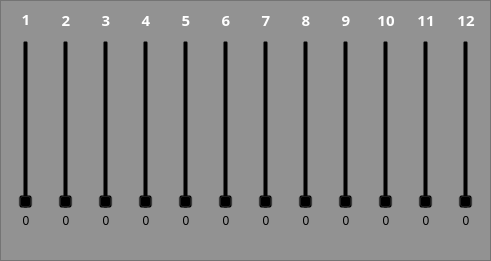
   <widget class="QFrame" name="frame_channels">
    <property name="geometry">
     <rect>
      <x>10</x>
      <y>60</y>
      <width>491</width>
      <height>261</height>
     </rect>
    </property>
    <property name="styleSheet">
     <string notr="true">background-color: rgba(105, 105, 105, 120);
border-color: rgb(255, 255, 255);</string>
    </property>
    <property name="frameShape">
     <enum>QFrame::StyledPanel</enum>
    </property>
    <widget class="QSlider" name="verticalSlider_a_1">
     <property name="geometry">
      <rect>
       <x>10</x>
       <y>40</y>
       <width>32</width>
       <height>169</height>
      </rect>
     </property>
     <property name="styleSheet">
      <string notr="true">background-color: rgba(0, 0, 0, 0);</string>
     </property>
     <property name="maximum">
      <number>127</number>
     </property>
     <property name="orientation">
      <enum>Qt::Vertical</enum>
     </property>
     <property name="tickPosition">
      <enum>QSlider::TicksBothSides</enum>
     </property>
     <property name="tickInterval">
      <number>8</number>
     </property>
     <property name="selected" stdset="0">
      <bool>false</bool>
     </property>
    </widget>
    <widget class="QSlider" name="verticalSlider_a_2">
     <property name="geometry">
      <rect>
       <x>50</x>
       <y>40</y>
       <width>32</width>
       <height>169</height>
      </rect>
     </property>
     <property name="styleSheet">
      <string notr="true">background-color: rgba(0, 0, 0, 0);</string>
     </property>
     <property name="maximum">
      <number>127</number>
     </property>
     <property name="orientation">
      <enum>Qt::Vertical</enum>
     </property>
     <property name="tickPosition">
      <enum>QSlider::TicksBothSides</enum>
     </property>
     <property name="tickInterval">
      <number>8</number>
     </property>
     <property name="selected" stdset="0">
      <bool>false</bool>
     </property>
    </widget>
    <widget class="QSlider" name="verticalSlider_a_3">
     <property name="geometry">
      <rect>
       <x>90</x>
       <y>40</y>
       <width>32</width>
       <height>169</height>
      </rect>
     </property>
     <property name="styleSheet">
      <string notr="true">background-color: rgba(0, 0, 0, 0);</string>
     </property>
     <property name="maximum">
      <number>127</number>
     </property>
     <property name="orientation">
      <enum>Qt::Vertical</enum>
     </property>
     <property name="tickPosition">
      <enum>QSlider::TicksBothSides</enum>
     </property>
     <property name="tickInterval">
      <number>8</number>
     </property>
     <property name="selected" stdset="0">
      <bool>false</bool>
     </property>
    </widget>
    <widget class="QSlider" name="verticalSlider_a_4">
     <property name="geometry">
      <rect>
       <x>130</x>
       <y>40</y>
       <width>32</width>
       <height>169</height>
      </rect>
     </property>
     <property name="styleSheet">
      <string notr="true">background-color: rgba(0, 0, 0, 0);</string>
     </property>
     <property name="maximum">
      <number>127</number>
     </property>
     <property name="orientation">
      <enum>Qt::Vertical</enum>
     </property>
     <property name="tickPosition">
      <enum>QSlider::TicksBothSides</enum>
     </property>
     <property name="tickInterval">
      <number>8</number>
     </property>
     <property name="selected" stdset="0">
      <bool>false</bool>
     </property>
    </widget>
    <widget class="QSlider" name="verticalSlider_a_5">
     <property name="geometry">
      <rect>
       <x>170</x>
       <y>40</y>
       <width>32</width>
       <height>169</height>
      </rect>
     </property>
     <property name="styleSheet">
      <string notr="true">background-color: rgba(0, 0, 0, 0);</string>
     </property>
     <property name="maximum">
      <number>127</number>
     </property>
     <property name="orientation">
      <enum>Qt::Vertical</enum>
     </property>
     <property name="tickPosition">
      <enum>QSlider::TicksBothSides</enum>
     </property>
     <property name="tickInterval">
      <number>8</number>
     </property>
     <property name="selected" stdset="0">
      <bool>false</bool>
     </property>
    </widget>
    <widget class="QSlider" name="verticalSlider_a_6">
     <property name="geometry">
      <rect>
       <x>210</x>
       <y>40</y>
       <width>32</width>
       <height>169</height>
      </rect>
     </property>
     <property name="styleSheet">
      <string notr="true">background-color: rgba(0, 0, 0, 0);</string>
     </property>
     <property name="maximum">
      <number>127</number>
     </property>
     <property name="orientation">
      <enum>Qt::Vertical</enum>
     </property>
     <property name="tickPosition">
      <enum>QSlider::TicksBothSides</enum>
     </property>
     <property name="tickInterval">
      <number>8</number>
     </property>
     <property name="selected" stdset="0">
      <bool>false</bool>
     </property>
    </widget>
    <widget class="QSlider" name="verticalSlider_a_7">
     <property name="geometry">
      <rect>
       <x>250</x>
       <y>40</y>
       <width>32</width>
       <height>169</height>
      </rect>
     </property>
     <property name="styleSheet">
      <string notr="true">background-color: rgba(0, 0, 0, 0);</string>
     </property>
     <property name="maximum">
      <number>127</number>
     </property>
     <property name="orientation">
      <enum>Qt::Vertical</enum>
     </property>
     <property name="tickPosition">
      <enum>QSlider::TicksBothSides</enum>
     </property>
     <property name="tickInterval">
      <number>8</number>
     </property>
     <property name="selected" stdset="0">
      <bool>false</bool>
     </property>
    </widget>
    <widget class="QSlider" name="verticalSlider_a_8">
     <property name="geometry">
      <rect>
       <x>290</x>
       <y>40</y>
       <width>32</width>
       <height>169</height>
      </rect>
     </property>
     <property name="styleSheet">
      <string notr="true">background-color: rgba(0, 0, 0, 0);</string>
     </property>
     <property name="maximum">
      <number>127</number>
     </property>
     <property name="orientation">
      <enum>Qt::Vertical</enum>
     </property>
     <property name="tickPosition">
      <enum>QSlider::TicksBothSides</enum>
     </property>
     <property name="tickInterval">
      <number>8</number>
     </property>
     <property name="selected" stdset="0">
      <bool>false</bool>
     </property>
    </widget>
    <widget class="QSlider" name="verticalSlider_a_9">
     <property name="geometry">
      <rect>
       <x>330</x>
       <y>40</y>
       <width>32</width>
       <height>169</height>
      </rect>
     </property>
     <property name="styleSheet">
      <string notr="true">background-color: rgba(0, 0, 0, 0);</string>
     </property>
     <property name="maximum">
      <number>127</number>
     </property>
     <property name="orientation">
      <enum>Qt::Vertical</enum>
     </property>
     <property name="tickPosition">
      <enum>QSlider::TicksBothSides</enum>
     </property>
     <property name="tickInterval">
      <number>8</number>
     </property>
     <property name="selected" stdset="0">
      <bool>false</bool>
     </property>
    </widget>
    <widget class="QSlider" name="verticalSlider_a_10">
     <property name="geometry">
      <rect>
       <x>370</x>
       <y>40</y>
       <width>32</width>
       <height>169</height>
      </rect>
     </property>
     <property name="styleSheet">
      <string notr="true">background-color: rgba(0, 0, 0, 0);</string>
     </property>
     <property name="maximum">
      <number>127</number>
     </property>
     <property name="orientation">
      <enum>Qt::Vertical</enum>
     </property>
     <property name="tickPosition">
      <enum>QSlider::TicksBothSides</enum>
     </property>
     <property name="tickInterval">
      <number>8</number>
     </property>
     <property name="selected" stdset="0">
      <bool>false</bool>
     </property>
    </widget>
    <widget class="QSlider" name="verticalSlider_a_11">
     <property name="geometry">
      <rect>
       <x>410</x>
       <y>40</y>
       <width>32</width>
       <height>169</height>
      </rect>
     </property>
     <property name="styleSheet">
      <string notr="true">background-color: rgba(0, 0, 0, 0);</string>
     </property>
     <property name="maximum">
      <number>127</number>
     </property>
     <property name="orientation">
      <enum>Qt::Vertical</enum>
     </property>
     <property name="tickPosition">
      <enum>QSlider::TicksBothSides</enum>
     </property>
     <property name="tickInterval">
      <number>8</number>
     </property>
     <property name="selected" stdset="0">
      <bool>false</bool>
     </property>
    </widget>
    <widget class="QSlider" name="verticalSlider_a_12">
     <property name="geometry">
      <rect>
       <x>450</x>
       <y>40</y>
       <width>32</width>
       <height>169</height>
      </rect>
     </property>
     <property name="styleSheet">
      <string notr="true">background-color: rgba(0, 0, 0, 0);</string>
     </property>
     <property name="maximum">
      <number>127</number>
     </property>
     <property name="orientation">
      <enum>Qt::Vertical</enum>
     </property>
     <property name="tickPosition">
      <enum>QSlider::TicksBothSides</enum>
     </property>
     <property name="tickInterval">
      <number>8</number>
     </property>
     <property name="selected" stdset="0">
      <bool>false</bool>
     </property>
    </widget>
    <widget class="QLabel" name="label_a_1">
     <property name="geometry">
      <rect>
       <x>10</x>
       <y>10</y>
       <width>32</width>
       <height>20</height>
      </rect>
     </property>
     <property name="font">
      <font>
       <family>Agency FB</family>
       <pointsize>11</pointsize>
       <weight>75</weight>
       <bold>true</bold>
      </font>
     </property>
     <property name="styleSheet">
      <string notr="true">background-color: rgba(0, 0, 0, 0);
color: rgb(255, 255, 255);</string>
     </property>
     <property name="text">
      <string>1</string>
     </property>
     <property name="alignment">
      <set>Qt::AlignBottom|Qt::AlignHCenter</set>
     </property>
    </widget>
    <widget class="QLabel" name="label_a_2">
     <property name="geometry">
      <rect>
       <x>50</x>
       <y>10</y>
       <width>32</width>
       <height>21</height>
      </rect>
     </property>
     <property name="font">
      <font>
       <family>Agency FB</family>
       <pointsize>11</pointsize>
       <weight>75</weight>
       <bold>true</bold>
      </font>
     </property>
     <property name="styleSheet">
      <string notr="true">background-color: rgba(0, 0, 0, 0);
color: rgb(255, 255, 255);</string>
     </property>
     <property name="text">
      <string>2</string>
     </property>
     <property name="alignment">
      <set>Qt::AlignBottom|Qt::AlignHCenter</set>
     </property>
    </widget>
    <widget class="QLabel" name="label_a_3">
     <property name="geometry">
      <rect>
       <x>90</x>
       <y>10</y>
       <width>32</width>
       <height>21</height>
      </rect>
     </property>
     <property name="font">
      <font>
       <family>Agency FB</family>
       <pointsize>11</pointsize>
       <weight>75</weight>
       <bold>true</bold>
      </font>
     </property>
     <property name="styleSheet">
      <string notr="true">background-color: rgba(0, 0, 0, 0);
color: rgb(255, 255, 255);</string>
     </property>
     <property name="text">
      <string>3</string>
     </property>
     <property name="alignment">
      <set>Qt::AlignBottom|Qt::AlignHCenter</set>
     </property>
    </widget>
    <widget class="QLabel" name="label_a_4">
     <property name="geometry">
      <rect>
       <x>130</x>
       <y>10</y>
       <width>32</width>
       <height>21</height>
      </rect>
     </property>
     <property name="font">
      <font>
       <family>Agency FB</family>
       <pointsize>11</pointsize>
       <weight>75</weight>
       <bold>true</bold>
      </font>
     </property>
     <property name="styleSheet">
      <string notr="true">background-color: rgba(0, 0, 0, 0);
color: rgb(255, 255, 255);</string>
     </property>
     <property name="text">
      <string>4</string>
     </property>
     <property name="alignment">
      <set>Qt::AlignBottom|Qt::AlignHCenter</set>
     </property>
    </widget>
    <widget class="QLabel" name="label_a_5">
     <property name="geometry">
      <rect>
       <x>170</x>
       <y>10</y>
       <width>32</width>
       <height>21</height>
      </rect>
     </property>
     <property name="font">
      <font>
       <family>Agency FB</family>
       <pointsize>11</pointsize>
       <weight>75</weight>
       <bold>true</bold>
      </font>
     </property>
     <property name="styleSheet">
      <string notr="true">background-color: rgba(0, 0, 0, 0);
color: rgb(255, 255, 255);</string>
     </property>
     <property name="text">
      <string>5</string>
     </property>
     <property name="alignment">
      <set>Qt::AlignBottom|Qt::AlignHCenter</set>
     </property>
    </widget>
    <widget class="QLabel" name="label_a_6">
     <property name="geometry">
      <rect>
       <x>210</x>
       <y>10</y>
       <width>32</width>
       <height>21</height>
      </rect>
     </property>
     <property name="font">
      <font>
       <family>Agency FB</family>
       <pointsize>11</pointsize>
       <weight>75</weight>
       <bold>true</bold>
      </font>
     </property>
     <property name="styleSheet">
      <string notr="true">
color: rgb(255, 255, 255);background-color: rgba(0, 0, 0, 0);</string>
     </property>
     <property name="text">
      <string>6</string>
     </property>
     <property name="alignment">
      <set>Qt::AlignBottom|Qt::AlignHCenter</set>
     </property>
    </widget>
    <widget class="QLabel" name="label_a_7">
     <property name="geometry">
      <rect>
       <x>250</x>
       <y>10</y>
       <width>32</width>
       <height>21</height>
      </rect>
     </property>
     <property name="font">
      <font>
       <family>Agency FB</family>
       <pointsize>11</pointsize>
       <weight>75</weight>
       <bold>true</bold>
      </font>
     </property>
     <property name="styleSheet">
      <string notr="true">background-color: rgba(0, 0, 0, 0);
color: rgb(255, 255, 255);</string>
     </property>
     <property name="text">
      <string>7</string>
     </property>
     <property name="alignment">
      <set>Qt::AlignBottom|Qt::AlignHCenter</set>
     </property>
    </widget>
    <widget class="QLabel" name="label_a_8">
     <property name="geometry">
      <rect>
       <x>290</x>
       <y>10</y>
       <width>32</width>
       <height>21</height>
      </rect>
     </property>
     <property name="font">
      <font>
       <family>Agency FB</family>
       <pointsize>11</pointsize>
       <weight>75</weight>
       <bold>true</bold>
      </font>
     </property>
     <property name="styleSheet">
      <string notr="true">background-color: rgba(0, 0, 0, 0);
color: rgb(255, 255, 255);</string>
     </property>
     <property name="text">
      <string>8</string>
     </property>
     <property name="alignment">
      <set>Qt::AlignBottom|Qt::AlignHCenter</set>
     </property>
    </widget>
    <widget class="QLabel" name="label_a_9">
     <property name="geometry">
      <rect>
       <x>330</x>
       <y>10</y>
       <width>32</width>
       <height>21</height>
      </rect>
     </property>
     <property name="font">
      <font>
       <family>Agency FB</family>
       <pointsize>11</pointsize>
       <weight>75</weight>
       <bold>true</bold>
      </font>
     </property>
     <property name="styleSheet">
      <string notr="true">background-color: rgba(0, 0, 0, 0);
color: rgb(255, 255, 255);</string>
     </property>
     <property name="text">
      <string>9</string>
     </property>
     <property name="alignment">
      <set>Qt::AlignBottom|Qt::AlignHCenter</set>
     </property>
    </widget>
    <widget class="QLabel" name="label_a_10">
     <property name="geometry">
      <rect>
       <x>370</x>
       <y>10</y>
       <width>32</width>
       <height>21</height>
      </rect>
     </property>
     <property name="font">
      <font>
       <family>Agency FB</family>
       <pointsize>11</pointsize>
       <weight>75</weight>
       <bold>true</bold>
      </font>
     </property>
     <property name="styleSheet">
      <string notr="true">background-color: rgba(0, 0, 0, 0);
color: rgb(255, 255, 255);</string>
     </property>
     <property name="text">
      <string>10</string>
     </property>
     <property name="alignment">
      <set>Qt::AlignBottom|Qt::AlignHCenter</set>
     </property>
    </widget>
    <widget class="QLabel" name="label_a_11">
     <property name="geometry">
      <rect>
       <x>410</x>
       <y>10</y>
       <width>32</width>
       <height>21</height>
      </rect>
     </property>
     <property name="font">
      <font>
       <family>Agency FB</family>
       <pointsize>11</pointsize>
       <weight>75</weight>
       <bold>true</bold>
      </font>
     </property>
     <property name="styleSheet">
      <string notr="true">background-color: rgba(0, 0, 0, 0);
color: rgb(255, 255, 255);</string>
     </property>
     <property name="text">
      <string>11</string>
     </property>
     <property name="alignment">
      <set>Qt::AlignBottom|Qt::AlignHCenter</set>
     </property>
    </widget>
    <widget class="QLabel" name="label_a_12">
     <property name="geometry">
      <rect>
       <x>450</x>
       <y>10</y>
       <width>32</width>
       <height>21</height>
      </rect>
     </property>
     <property name="font">
      <font>
       <family>Agency FB</family>
       <pointsize>11</pointsize>
       <weight>75</weight>
       <bold>true</bold>
      </font>
     </property>
     <property name="styleSheet">
      <string notr="true">background-color: rgba(0, 0, 0, 0);
color: rgb(255, 255, 255);</string>
     </property>
     <property name="text">
      <string>12</string>
     </property>
     <property name="alignment">
      <set>Qt::AlignBottom|Qt::AlignHCenter</set>
     </property>
    </widget>
    <widget class="QLabel" name="label_a_value_1">
     <property name="geometry">
      <rect>
       <x>10</x>
       <y>210</y>
       <width>32</width>
       <height>21</height>
      </rect>
     </property>
     <property name="styleSheet">
      <string notr="true">background-color: rgba(0, 0, 0, 0);</string>
     </property>
     <property name="text">
      <string>0</string>
     </property>
     <property name="alignment">
      <set>Qt::AlignCenter</set>
     </property>
    </widget>
    <widget class="QLabel" name="label_a_value_2">
     <property name="geometry">
      <rect>
       <x>50</x>
       <y>210</y>
       <width>32</width>
       <height>21</height>
      </rect>
     </property>
     <property name="styleSheet">
      <string notr="true">background-color: rgba(0, 0, 0, 0);</string>
     </property>
     <property name="text">
      <string>0</string>
     </property>
     <property name="alignment">
      <set>Qt::AlignCenter</set>
     </property>
    </widget>
    <widget class="QLabel" name="label_a_value_3">
     <property name="geometry">
      <rect>
       <x>90</x>
       <y>210</y>
       <width>32</width>
       <height>21</height>
      </rect>
     </property>
     <property name="styleSheet">
      <string notr="true">background-color: rgba(0, 0, 0, 0);</string>
     </property>
     <property name="text">
      <string>0</string>
     </property>
     <property name="alignment">
      <set>Qt::AlignCenter</set>
     </property>
    </widget>
    <widget class="QLabel" name="label_a_value_4">
     <property name="geometry">
      <rect>
       <x>130</x>
       <y>210</y>
       <width>32</width>
       <height>21</height>
      </rect>
     </property>
     <property name="styleSheet">
      <string notr="true">background-color: rgba(0, 0, 0, 0);</string>
     </property>
     <property name="text">
      <string>0</string>
     </property>
     <property name="alignment">
      <set>Qt::AlignCenter</set>
     </property>
    </widget>
    <widget class="QLabel" name="label_a_value_5">
     <property name="geometry">
      <rect>
       <x>170</x>
       <y>210</y>
       <width>32</width>
       <height>21</height>
      </rect>
     </property>
     <property name="styleSheet">
      <string notr="true">background-color: rgba(0, 0, 0, 0);</string>
     </property>
     <property name="text">
      <string>0</string>
     </property>
     <property name="alignment">
      <set>Qt::AlignCenter</set>
     </property>
    </widget>
    <widget class="QLabel" name="label_a_value_6">
     <property name="geometry">
      <rect>
       <x>210</x>
       <y>210</y>
       <width>32</width>
       <height>21</height>
      </rect>
     </property>
     <property name="styleSheet">
      <string notr="true">background-color: rgba(0, 0, 0, 0);</string>
     </property>
     <property name="text">
      <string>0</string>
     </property>
     <property name="alignment">
      <set>Qt::AlignCenter</set>
     </property>
    </widget>
    <widget class="QLabel" name="label_a_value_7">
     <property name="geometry">
      <rect>
       <x>250</x>
       <y>210</y>
       <width>32</width>
       <height>21</height>
      </rect>
     </property>
     <property name="styleSheet">
      <string notr="true">background-color: rgba(0, 0, 0, 0);</string>
     </property>
     <property name="text">
      <string>0</string>
     </property>
     <property name="alignment">
      <set>Qt::AlignCenter</set>
     </property>
    </widget>
    <widget class="QLabel" name="label_a_value_8">
     <property name="geometry">
      <rect>
       <x>290</x>
       <y>210</y>
       <width>32</width>
       <height>21</height>
      </rect>
     </property>
     <property name="styleSheet">
      <string notr="true">background-color: rgba(0, 0, 0, 0);</string>
     </property>
     <property name="text">
      <string>0</string>
     </property>
     <property name="alignment">
      <set>Qt::AlignCenter</set>
     </property>
    </widget>
    <widget class="QLabel" name="label_a_value_9">
     <property name="geometry">
      <rect>
       <x>330</x>
       <y>210</y>
       <width>32</width>
       <height>21</height>
      </rect>
     </property>
     <property name="styleSheet">
      <string notr="true">background-color: rgba(0, 0, 0, 0);</string>
     </property>
     <property name="text">
      <string>0</string>
     </property>
     <property name="alignment">
      <set>Qt::AlignCenter</set>
     </property>
    </widget>
    <widget class="QLabel" name="label_a_value_10">
     <property name="geometry">
      <rect>
       <x>370</x>
       <y>210</y>
       <width>32</width>
       <height>21</height>
      </rect>
     </property>
     <property name="styleSheet">
      <string notr="true">background-color: rgba(0, 0, 0, 0);</string>
     </property>
     <property name="text">
      <string>0</string>
     </property>
     <property name="alignment">
      <set>Qt::AlignCenter</set>
     </property>
    </widget>
    <widget class="QLabel" name="label_a_value_11">
     <property name="geometry">
      <rect>
       <x>410</x>
       <y>210</y>
       <width>32</width>
       <height>21</height>
      </rect>
     </property>
     <property name="styleSheet">
      <string notr="true">background-color: rgba(0, 0, 0, 0);</string>
     </property>
     <property name="text">
      <string>0</string>
     </property>
     <property name="alignment">
      <set>Qt::AlignCenter</set>
     </property>
    </widget>
    <widget class="QLabel" name="label_a_value_12">
     <property name="geometry">
      <rect>
       <x>450</x>
       <y>210</y>
       <width>32</width>
       <height>21</height>
      </rect>
     </property>
     <property name="styleSheet">
      <string notr="true">background-color: rgba(0, 0, 0, 0);</string>
     </property>
     <property name="text">
      <string>0</string>
     </property>
     <property name="alignment">
      <set>Qt::AlignCenter</set>
     </property>
    </widget>
    <widget class="QCheckBox" name="checkBox_a_1">
     <property name="geometry">
      <rect>
       <x>20</x>
       <y>230</y>
       <width>16</width>
       <height>21</height>
      </rect>
     </property>
     <property name="styleSheet">
      <string notr="true">background-color: rgba(0, 0, 0, 0);</string>
     </property>
     <property name="text">
      <string/>
     </property>
    </widget>
    <widget class="QCheckBox" name="checkBox_a_2">
     <property name="geometry">
      <rect>
       <x>60</x>
       <y>230</y>
       <width>31</width>
       <height>21</height>
      </rect>
     </property>
     <property name="styleSheet">
      <string notr="true">background-color: rgba(0, 0, 0, 0);</string>
     </property>
     <property name="text">
      <string/>
     </property>
    </widget>
    <widget class="QCheckBox" name="checkBox_a_3">
     <property name="geometry">
      <rect>
       <x>100</x>
       <y>230</y>
       <width>31</width>
       <height>21</height>
      </rect>
     </property>
     <property name="styleSheet">
      <string notr="true">background-color: rgba(0, 0, 0, 0);</string>
     </property>
     <property name="text">
      <string/>
     </property>
    </widget>
    <widget class="QCheckBox" name="checkBox_a_4">
     <property name="geometry">
      <rect>
       <x>140</x>
       <y>230</y>
       <width>31</width>
       <height>21</height>
      </rect>
     </property>
     <property name="styleSheet">
      <string notr="true">background-color: rgba(0, 0, 0, 0);</string>
     </property>
     <property name="text">
      <string/>
     </property>
    </widget>
    <widget class="QCheckBox" name="checkBox_a_5">
     <property name="geometry">
      <rect>
       <x>180</x>
       <y>230</y>
       <width>31</width>
       <height>21</height>
      </rect>
     </property>
     <property name="styleSheet">
      <string notr="true">background-color: rgba(0, 0, 0, 0);</string>
     </property>
     <property name="text">
      <string/>
     </property>
    </widget>
    <widget class="QCheckBox" name="checkBox_a_6">
     <property name="geometry">
      <rect>
       <x>220</x>
       <y>230</y>
       <width>31</width>
       <height>21</height>
      </rect>
     </property>
     <property name="styleSheet">
      <string notr="true">background-color: rgba(0, 0, 0, 0);</string>
     </property>
     <property name="text">
      <string/>
     </property>
    </widget>
    <widget class="QCheckBox" name="checkBox_a_7">
     <property name="geometry">
      <rect>
       <x>260</x>
       <y>230</y>
       <width>31</width>
       <height>21</height>
      </rect>
     </property>
     <property name="styleSheet">
      <string notr="true">background-color: rgba(0, 0, 0, 0);</string>
     </property>
     <property name="text">
      <string/>
     </property>
    </widget>
    <widget class="QCheckBox" name="checkBox_a_8">
     <property name="geometry">
      <rect>
       <x>300</x>
       <y>230</y>
       <width>31</width>
       <height>21</height>
      </rect>
     </property>
     <property name="styleSheet">
      <string notr="true">background-color: rgba(0, 0, 0, 0);</string>
     </property>
     <property name="text">
      <string/>
     </property>
    </widget>
    <widget class="QCheckBox" name="checkBox_a_9">
     <property name="geometry">
      <rect>
       <x>340</x>
       <y>230</y>
       <width>31</width>
       <height>21</height>
      </rect>
     </property>
     <property name="styleSheet">
      <string notr="true">background-color: rgba(0, 0, 0, 0);</string>
     </property>
     <property name="text">
      <string/>
     </property>
    </widget>
    <widget class="QCheckBox" name="checkBox_a_10">
     <property name="geometry">
      <rect>
       <x>380</x>
       <y>230</y>
       <width>31</width>
       <height>21</height>
      </rect>
     </property>
     <property name="styleSheet">
      <string notr="true">background-color: rgba(0, 0, 0, 0);</string>
     </property>
     <property name="text">
      <string/>
     </property>
    </widget>
    <widget class="QCheckBox" name="checkBox_a_11">
     <property name="geometry">
      <rect>
       <x>420</x>
       <y>230</y>
       <width>31</width>
       <height>21</height>
      </rect>
     </property>
     <property name="styleSheet">
      <string notr="true">background-color: rgba(0, 0, 0, 0);</string>
     </property>
     <property name="text">
      <string/>
     </property>
    </widget>
    <widget class="QCheckBox" name="checkBox_a_12">
     <property name="geometry">
      <rect>
       <x>460</x>
       <y>230</y>
       <width>21</width>
       <height>21</height>
      </rect>
     </property>
     <property name="styleSheet">
      <string notr="true">background-color: rgba(0, 0, 0, 0);</string>
     </property>
     <property name="text">
      <string/>
     </property>
    </widget>
   </widget>
